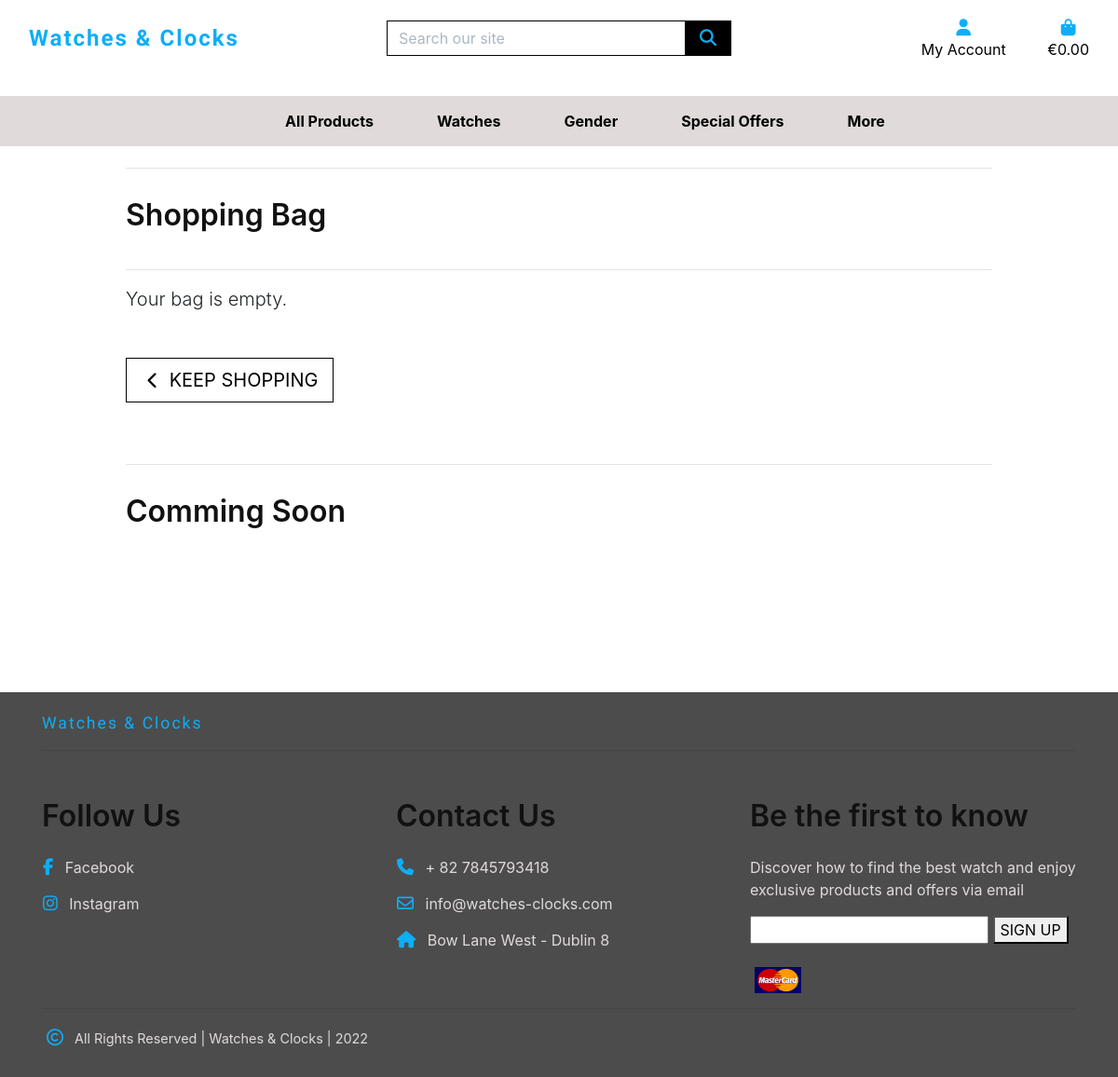
Page /bag/ on the earlier database version.
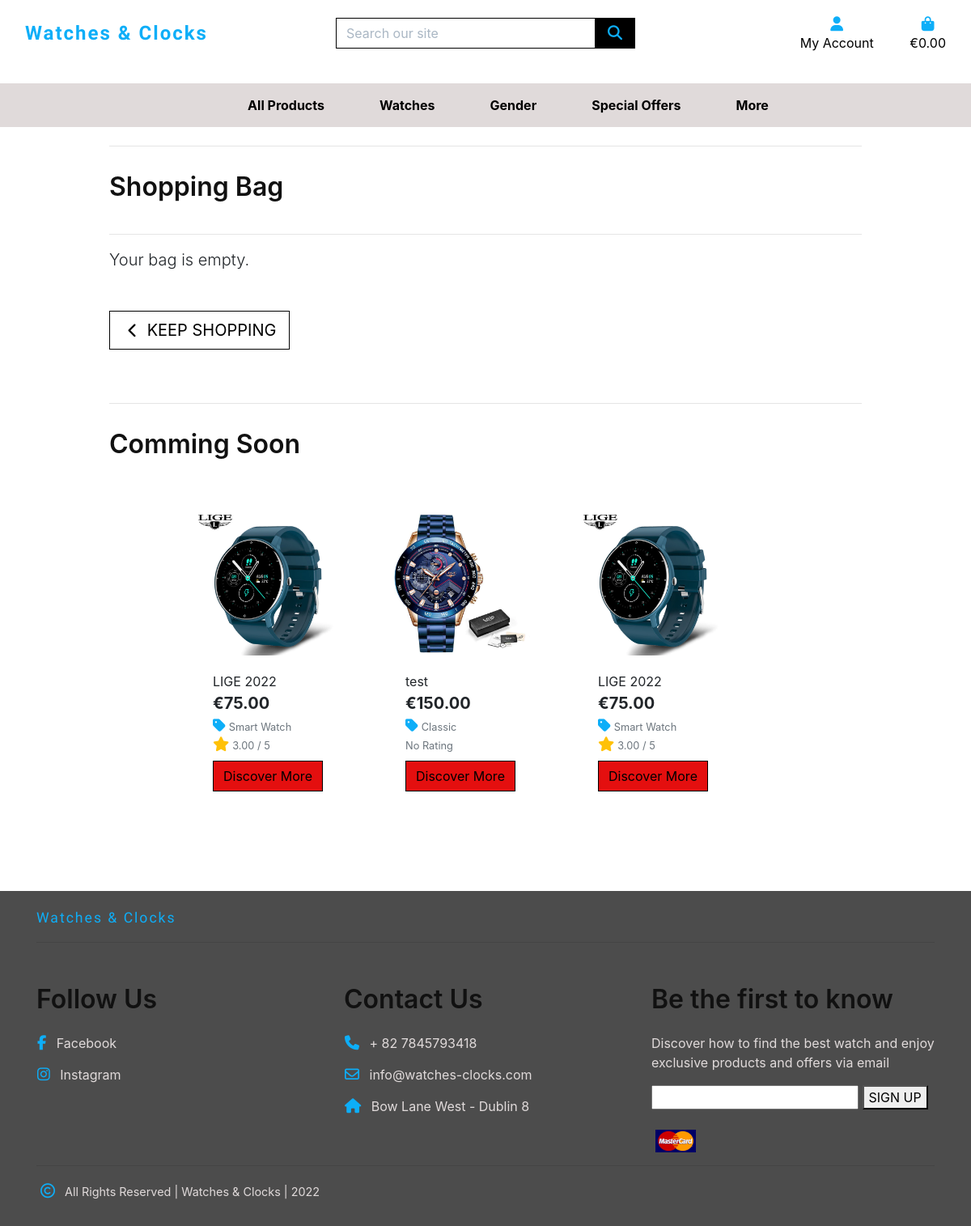
Same page on the later database version.
### products/models.py (models this page shows, shortened)
class Product(models.Model):
    category = models.ForeignKey(
        'Category', null=True, blank=True, on_delete=models.SET_NULL)
    gender_category = models.ForeignKey(
        'Gender_category', null=True, blank=True, on_delete=models.SET_NULL)
    sku = models.CharField(max_length=254, null=True, blank=True)
    name = models.CharField(max_length=254)
    description = models.TextField()
    watch_details = models.TextField()
    features = models.TextField()
    has_sizes = models.BooleanField(default=False, null=True, blank=True)
    old_price = models.DecimalField(default=0,
        max_digits=6, decimal_places=2)
    price = models.DecimalField(
        max_digits=6, decimal_places=2)
    rating = models.DecimalField(
        max_digits=6, decimal_places=2, null=True, blank=True)
    image_url = models.URLField(max_length=1024, null=True, blank=True)
    image = models.ImageField(null=True, blank=True)
    product_status = models.ForeignKey(
        'Product_status', null=True, blank=True, on_delete=models.SET_NULL)
    featured = models.BooleanField(default=False)
    promotion = models.BooleanField(default=False)
    comming_soon = models.BooleanField(default=False)

class Category(models.Model):
    class Meta:
        verbose_name_plural = 'Categories'
    name = models.CharField(max_length=100)
    friendly_name = models.CharField(max_length=100, null=True, blank=True)

### bag/views.py (the view)
# urls.py: path('', views.view_bag, name='view_bag'),
def view_bag(request):
    return render(request, 'bag/bag.html')

### bag/contexts.py (called while the page is built, shortened)
def bag_contents(request):
    bag_items = []
    total = 0
    product_count = 0
    bag = request.session.get('bag', {})
    if total < settings.FREE_DELIVERY_THRESHOLD:
        delivery = total * Decimal(settings.STANDARD_DELIVERY_PERCENTAGE / 100)
        free_delivery_delta = settings.FREE_DELIVERY_THRESHOLD - total
    else:
        delivery = 0
        free_delivery_delta = 0
    grand_total = delivery + total
    context = {
        'bag_items': bag_items,
        'total': total,
        'product_count': product_count,
        'delivery': delivery,
        'free_delivery_delta': free_delivery_delta,
        'free_delivery_threshold': settings.FREE_DELIVERY_THRESHOLD,
        'grand_total': grand_total,
    }
    return context

### products/context_processors.py (called while the page is built)
def products_selected(request):
    products_selected = Product.objects.filter(featured=True)
    context = {
        'products_selected': products_selected,
    }
    return context

def products_promotion(request):
    products_promotion = Product.objects.filter(promotion=True)
    context = {
        'products_promotion': products_promotion,
    }
    return context

### bag/templates/bag/bag.html (shortened to what the changed rows need)
{% extends "base.html" %}
{% load static %}
{% load bag_tools %}
{% block page_header %}
    <div class="container header-container">
    </div>
{% endblock %}
{% block content %}
    <div class="overlay"></div>
    <div class="container mb-2">
        <div class="row">
            <div class="col">
                <h2 class="sub-title mb-4">Shopping Bag</h2>
            </div>
        </div>
        <div class="row">
        </div>
    </div>
    {% include "includes/products_comming_soon.html" %}
{% endblock %}

### products/templates/includes/products_comming_soon.html (shortened to what this page needs)
{% load static %}
{% block content %}
<section id="products_selected" class="container">
    <hr>
    <h2 class="sub-title">Comming Soon</h2>
    <div class="container my-5">
        <div class="row">
            <div class="col-12 m-auto">
                <div class="owl-carousel owl-theme">
                    {% for product in comming_soon %}
                        <div class="card h-100 border-0">
                            {% if product.image %}
                            <a href="{% url 'product_detail' product.id %}">
                                <img class="card-img-top img-fluid w-75" src="{{ product.image.url }}" alt="{{ product.name }}">
                            </a>
                            {% else %}
                            <a href="{% url 'product_detail' product.id %}">
                                <img class="card-img-top img-fluid w-75" src="{{ MEDIA_URL }}noimage.png" alt="{{ product.name }}">
                            </a>
                            {% endif %}
                            <div class="card-body pb-0">
                                <p class="mb-0">{{ product.name }}</p>
                            </div>
                            <div class="card-footer bg-white pt-0 border-0 text-left">
                                <div class="row">
                                    <div class="col">
                                        {% if product.old_price %}
                                        <p class="lead mb-0 text-left font-weight-bold line-through">€{{ product.old_price }}</p>
                                        <p class="lead mb-0 text-left font-weight-bold text-success">€{{ product.price }}</p>
                                        <span><img class="w-25" src="https://thumbs.dreamstime.com/b/sales-banner-colorful-price-tags-sale-sign-40114844.jpg" alt=""></span>
                                        {% else %}
                                        <p class="lead mb-0 text-left font-weight-bold">€{{ product.price }}</p>
                                        {% endif %}
                                        {% if product.category %}
                                        <p class="small mt-1 mb-0">
                                            <a class="text-muted" href="{% url 'products' %}?category={{ product.category.name }}">
                                                <i class="fas fa-tag mr-1 iterative-color"></i>{{ product.category.friendly_name }}
                                            </a>
                                        </p>
                                        {% endif %}
                                        {% if product.rating %}
                                            <small class="text-muted"><i class="fas fa-star mr-1"></i>{{ product.rating }} / 5</small>
                                        {% else %}
                                            <small class="text-muted">No Rating</small>
                                        {% endif %}
                                        {% if product.comming_soon %}
                                        <div>
                                            <a href="{% url 'product_detail' product.id %}" class="btn btn-outline-black rounded-0 mt-2 bg-orange">Discover More</a>
                                        </div>
                                        {% else %}
                                        <div>
                                            <a href="{% url 'product_detail' product.id %}" class="btn btn-outline-black rounded-0 mt-2 bg-warning">Buy Now</a>
                                        </div>
                                        {% endif %}
                                    </div>
                                </div>
                            </div>
                        </div>
                    {% endfor %}
                </div>
            </div>
        </div>
    </div>
</section>
{% endblock content %}

Differences in the rows shown:
now on this page (row edited): Product: image (picture), name "LIGE 2022", price "75.00", category.friendly_name "Smart Watch", rating "3.00", comming_soon "Discover More"
added Product: image (picture), name "test", price "150.00", category.friendly_name "Classic", shows "No Rating", comming_soon "Discover More"
